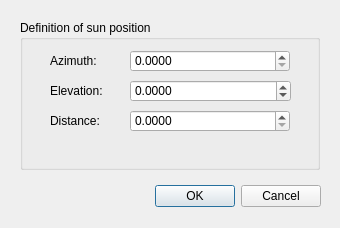
<ui version="4.0" >
 <class>SunPositionDialog</class>
 <widget class="QDialog" name="SunPositionDialog" >
  <property name="geometry" >
   <rect>
    <x>0</x>
    <y>0</y>
    <width>340</width>
    <height>228</height>
   </rect>
  </property>
  <property name="windowTitle" >
   <string>Sun Position Dialog</string>
  </property>
  <widget class="QDialogButtonBox" name="buttonBox" >
   <property name="geometry" >
    <rect>
     <x>60</x>
     <y>180</y>
     <width>261</width>
     <height>32</height>
    </rect>
   </property>
   <property name="orientation" >
    <enum>Qt::Horizontal</enum>
   </property>
   <property name="standardButtons" >
    <set>QDialogButtonBox::Cancel|QDialogButtonBox::Ok</set>
   </property>
  </widget>
  <widget class="QGroupBox" name="groupBox" >
   <property name="geometry" >
    <rect>
     <x>20</x>
     <y>20</y>
     <width>300</width>
     <height>150</height>
    </rect>
   </property>
   <property name="title" >
    <string>Definition of sun position</string>
   </property>
   <widget class="QLabel" name="label" >
    <property name="geometry" >
     <rect>
      <x>30</x>
      <y>30</y>
      <width>60</width>
      <height>22</height>
     </rect>
    </property>
    <property name="text" >
     <string>Azimuth:</string>
    </property>
   </widget>
   <widget class="QDoubleSpinBox" name="azimuthSpin" >
    <property name="geometry" >
     <rect>
      <x>110</x>
      <y>30</y>
      <width>160</width>
      <height>22</height>
     </rect>
    </property>
    <property name="decimals" >
     <number>4</number>
    </property>
    <property name="maximum" >
     <double>360.000000000000000</double>
    </property>
   </widget>
   <widget class="QLabel" name="label_2" >
    <property name="geometry" >
     <rect>
      <x>30</x>
      <y>60</y>
      <width>60</width>
      <height>22</height>
     </rect>
    </property>
    <property name="text" >
     <string>Elevation:</string>
    </property>
   </widget>
   <widget class="QDoubleSpinBox" name="elevationSpin" >
    <property name="geometry" >
     <rect>
      <x>110</x>
      <y>60</y>
      <width>161</width>
      <height>22</height>
     </rect>
    </property>
    <property name="decimals" >
     <number>4</number>
    </property>
    <property name="minimum" >
     <double>-90.000000000000000</double>
    </property>
    <property name="maximum" >
     <double>90.000000000000000</double>
    </property>
   </widget>
   <widget class="QLabel" name="label_3" >
    <property name="geometry" >
     <rect>
      <x>30</x>
      <y>90</y>
      <width>60</width>
      <height>22</height>
     </rect>
    </property>
    <property name="text" >
     <string>Distance:</string>
    </property>
   </widget>
   <widget class="QDoubleSpinBox" name="distanceSpin" >
    <property name="geometry" >
     <rect>
      <x>110</x>
      <y>90</y>
      <width>160</width>
      <height>22</height>
     </rect>
    </property>
    <property name="decimals" >
     <number>4</number>
    </property>
    <property name="maximum" >
     <double>999999999.000000000000000</double>
    </property>
   </widget>
  </widget>
 </widget>
 <tabstops>
  <tabstop>azimuthSpin</tabstop>
  <tabstop>elevationSpin</tabstop>
  <tabstop>distanceSpin</tabstop>
  <tabstop>buttonBox</tabstop>
 </tabstops>
 <resources/>
 <connections>
  <connection>
   <sender>buttonBox</sender>
   <signal>accepted()</signal>
   <receiver>SunPositionDialog</receiver>
   <slot>accept()</slot>
   <hints>
    <hint type="sourcelabel" >
     <x>248</x>
     <y>254</y>
    </hint>
    <hint type="destinationlabel" >
     <x>157</x>
     <y>274</y>
    </hint>
   </hints>
  </connection>
  <connection>
   <sender>buttonBox</sender>
   <signal>rejected()</signal>
   <receiver>SunPositionDialog</receiver>
   <slot>reject()</slot>
   <hints>
    <hint type="sourcelabel" >
     <x>316</x>
     <y>260</y>
    </hint>
    <hint type="destinationlabel" >
     <x>286</x>
     <y>274</y>
    </hint>
   </hints>
  </connection>
 </connections>
</ui>
